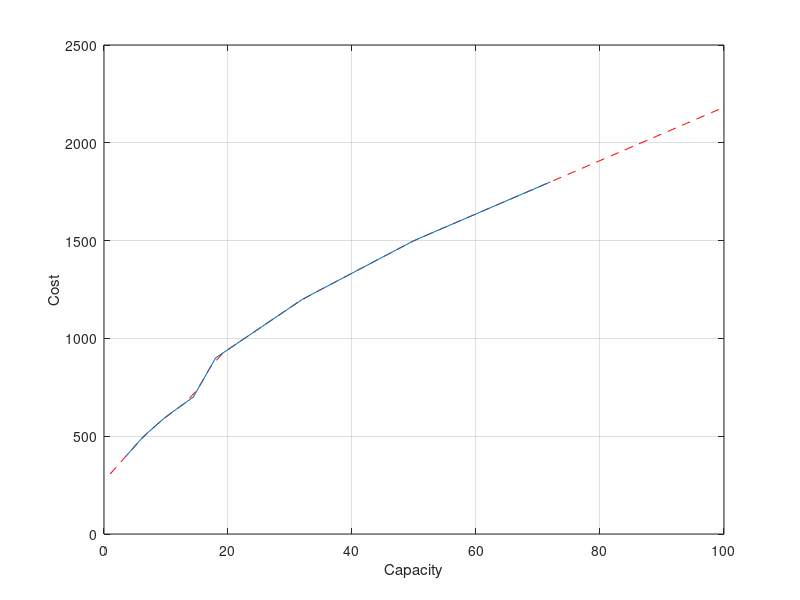

The MATLAB source for this figure:
bat1 = [3.6 6.4 10 14.4 18 32 50 72]; % Capacity of battery
cost1 = [400 500 600 700 900 1200 1500 1800]; % Cost of bat1 per respective capacity
NCap = linspace(1,100,50); % The capacities that I want to interpolate and extrapolate the cost to

cost1ext = interp1(bat1, cost1, NCap,'linear', 'extrap');

figure(1)
plot(NCap, cost1ext, '--r')
hold on
plot(bat1, cost1)
hold off
grid
xlabel('Capacity')
ylabel('Cost')